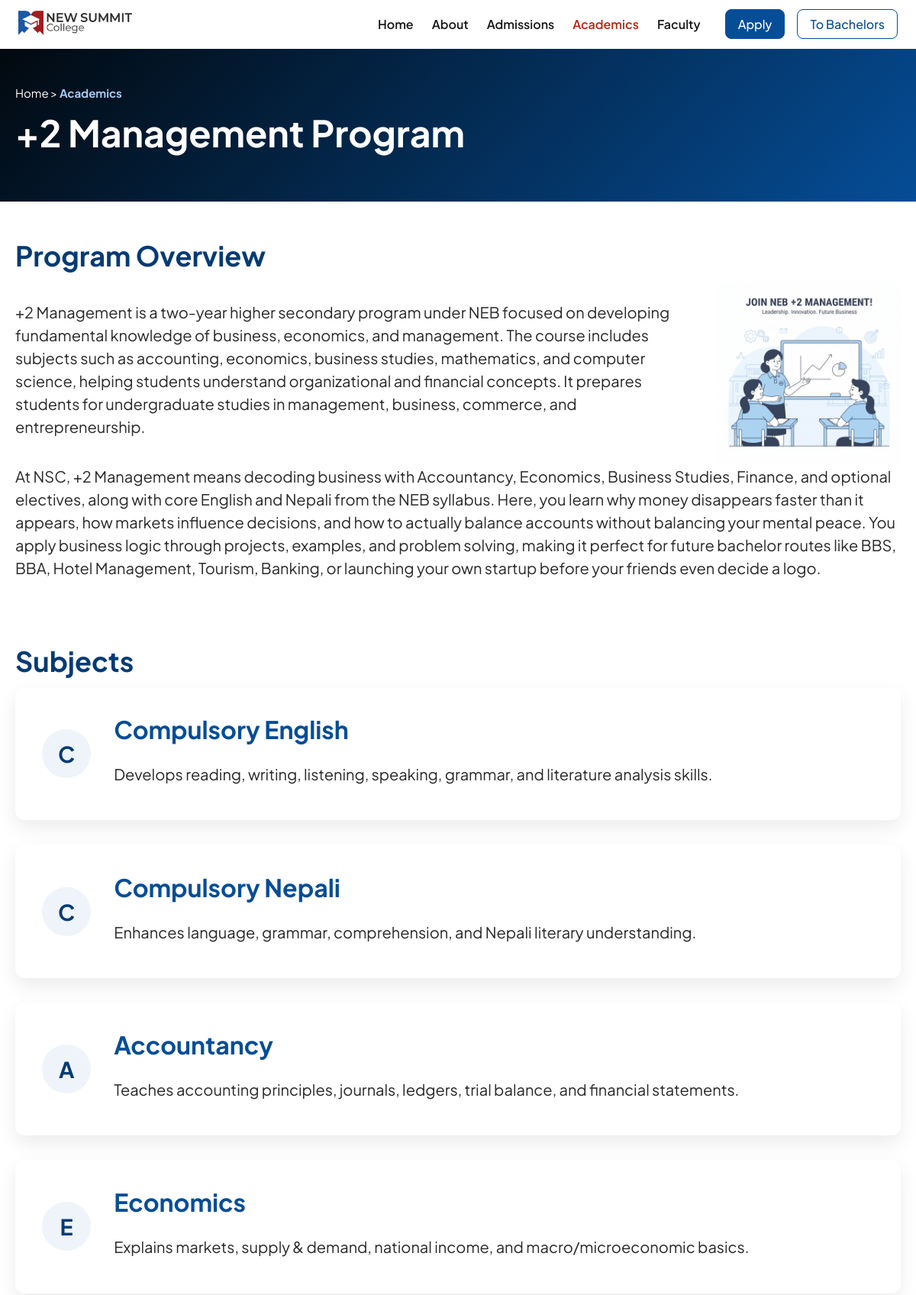
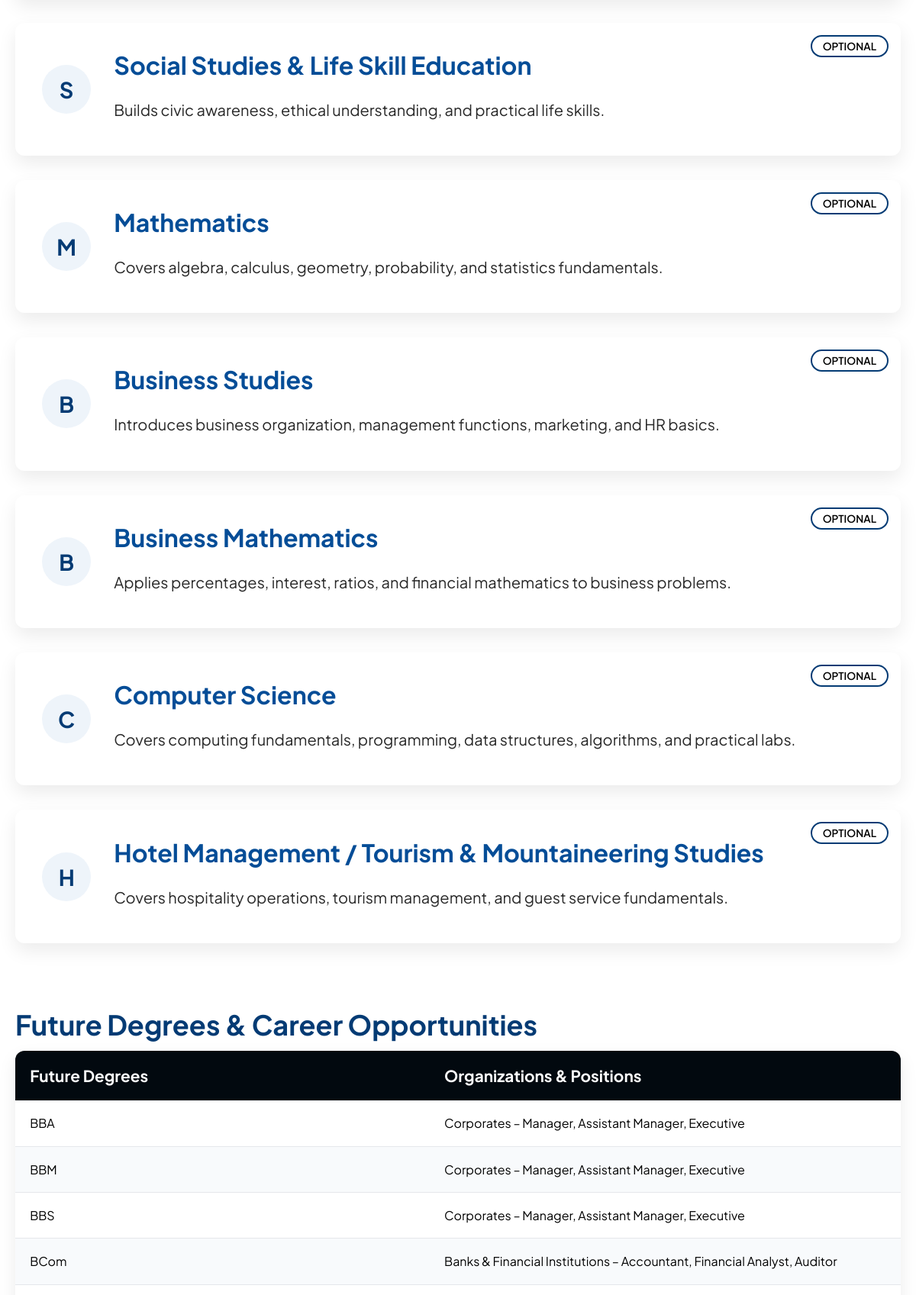
The page /academics/management/ (upper part) on the database its author committed (2 pictures, top to bottom).
### main/models.py (models this page shows, shortened)
class Academics(models.Model):
    PROGRAM_LEVEL = [
        ('plus2', '+2 (NEB)'),
        ('bachelors', 'Bachelors'),
    ]
    PROGRAM_CHOICES = [
        ('science', 'Science'),
        ('management', 'Management'),
        ('law', 'Law'),
        ('csit', 'BSc CSIT'),
        ('bca', 'BCA'),
        ('bbm', 'BBM'),
        ('bbs', 'BBS'),
    ]
    program_key = models.CharField(max_length=15, choices=PROGRAM_CHOICES, unique=True)
    title = models.CharField(max_length=150)
    description = models.TextField()
    image = models.ImageField(upload_to='academics', blank=True, null=True)
    level = models.CharField(max_length=12, choices=PROGRAM_LEVEL)
    overview = models.TextField(null=True, blank=True)
    criteria = models.TextField(null=True, blank=True)
    def get_absolute_url(self):
        return reverse('academics', kwargs={'pk': self.program_key})

class SubjectPlus2(models.Model):
    program = models.ForeignKey(Academics, on_delete=models.CASCADE, related_name="plus2_subjects")
    name = models.CharField(max_length=150)
    description = models.TextField()
    optional = models.BooleanField(default=False)

class CareerPlus2(models.Model):
    program = models.ForeignKey(Academics, on_delete=models.CASCADE, related_name="plus2_careers")
    degree = models.CharField(max_length=150)
    careers = models.TextField()

### main/views.py (the view, shortened to what this page needs)
# urls.py: path('academics/<str:pk>/', views.academics, name='academics'),
def academics(request, pk):
    program = get_object_or_404(Academics, program_key=pk)
    if program.level == "plus2":
        core_subjects = SubjectPlus2.objects.filter(program=program, optional=False)
        optional_subjects = SubjectPlus2.objects.filter(program=program, optional=True)
        careers = CareerPlus2.objects.filter(program=program)
        program.criteria = program.criteria.split('\n') if program.criteria else []
        context = {
            "plus2": True,
            "program": program,
            "core_subjects": core_subjects,
            "optional_subjects": optional_subjects,
            "careers": careers,
        }
        return render(request, "main/plus2academics.html", context)

### main/context_processors.py (called while the page is built)
def academic_program(request):
    plus_programs = Academics.objects.filter(level="plus2").order_by(
    Case(
        When(program_key="science", then=0),
        When(program_key="management", then=1),
        default=2,
        output_field=IntegerField()
    ),
    "title"
    )
    bachelors_programs = Academics.objects.filter(level="bachelors").order_by(
        Case(
            When(program_key="csit", then=0),
            When(program_key="bca", then=1),
            default=2,
            output_field=IntegerField()
        ),
        "title"
    )
    return {'plus2_programs': plus_programs, 'bachelors_programs': bachelors_programs}

### main/templates/main/plus2academics.html (shortened to what this page needs)
{% extends 'main.html' %}
{% load static %}
{% block extra_css %}
<link rel="stylesheet" href="{% static 'styles/academics.css' %}" />
{% endblock %}
{% block content %}
<section class="section_100 section-top">
    <div class="section_1260">
        <p><a href="{% url 'plus2' %}">Home</a> > <strong>Academics</strong></p>
        <h1>+2 {{ program.title }} Program</h1>
    </div>
</section>
<div class="container section_1260">
    <section id="overview" class="section-m-b">
        <h2>Program Overview</h2>
        <div class="overview-container">
            <div class="content">
                <p>{{ program.overview }}</p>
            </div>
            <div class="image">
                <img src="{{ program.image.url }}" alt="">
            </div>
        </div>
        <p>{{ program.description }}</p>
    </section>
    <section id="subjects" class="section-m-b">
        <h2>Subjects</h2>
        <div class="subject-list">
            {% for subject in core_subjects %}
            <div class="subject-item">
                <div class="subject-icon">{{ subject.name|slice:":1"|upper }}</div>
                <div>
                    <h3>{{ subject.name }}</h3>
                    <p>{{ subject.description }}</p>
                </div>
            </div>
            {% endfor %}
            {% for subject in optional_subjects %}
            <div class="subject-item">
                <div class="subject-icon">{{ subject.name|slice:":1"|upper }}</div>
                <div>
                    <h3>{{ subject.name }}</h3>
                    <small>OPTIONAL</small>
                    <p>{{ subject.description }}</p>
                </div>
            </div>
            {% endfor %}
        </div>
    </section>
    <section id="career" class="section-m-b">
        <h2>Future Degrees & Career Opportunities</h2>
        <div class="career-table">
            <table>
                <thead>
                    <tr>
                        <th>Future Degrees</th>
                        <th>Organizations & Positions</th>
                    </tr>
                </thead>
                <tbody>
                    {% for career in careers %}
                    <tr>
                        <td>{{ career.degree }}</td>
                        <td>{{ career.careers }}</td>
                    </tr>
                    {% endfor %}
                </tbody>
            </table>
        </div>
    </section>
</div>
{% endblock %}

### static/styles/main.css (style rules this page uses)
:root { --logo-red: #8A1204; --logo-blue: #054D97; --white: #fff; --black: #000; --dark-font: #181818; --gray-font: #282828; --light-font: #383838; --lightest-font: #666; --inverse-font: #ffffff; --blue: #043B74; --red: #5A0C02; --sky-blue: #5AA3FF; --light-blue: #054D97; --light-red: #B72410; --darkest-blue: #02090F; --darkest-red: #120201; --lightest-blue: #A8C9F0; --lightest-red: #F0B4AF; --black-bg: #101010; --light-gray-bg: #f7f9fc; }
* { margin: 0; padding: 0; font-family: "PlusJakartaSans"; box-sizing: border-box; }
html { scroll-behavior: smooth; }
html, body { overflow-x: hidden; }
a { text-decoration: none; }
section { scroll-margin-top: 72px; }
.section_100 { width: 100%; }
.section_1260 { max-width: 1260px; margin: 0 auto; padding: 0 20px; }
.section-m-b { margin-bottom: clamp(2.25rem, 7vw, 6.5rem); }

### static/styles/academics.css (style rules this page uses)
.section-top { background: linear-gradient(135deg, var(--darkest-blue), var(--light-blue)); padding: clamp(2rem,4vw,5rem) 0; color: var(--inverse-font); margin-bottom: clamp(2rem,4vw,5rem); }
.section-top h1 { font-size: clamp(2rem, 4vw, 3rem); margin-bottom: clamp(0.5rem, 1vw, 1rem); }
.section-top p { font-size: clamp(0.9rem, 1.25vw, 1.5rem); margin-bottom: clamp(0.5rem, 1vw, 1rem); }
.section-top a { color: var(--inverse-font); }
.section-top strong { color: var(--lightest-blue); }
.overview-container { display: flex; align-items: center; gap: clamp(12px, 3vw, 24px); width: 100%; }
.overview-container .content { flex: 1; font-size: clamp(13px, 2.6vw, 16px); }
.overview-container .image { width: clamp(96px, 40vw, 240px); display: flex; justify-content: center; align-items: center; flex-shrink: 0; }
.overview-container .image img { width: 100%; max-width: 240px; height: auto; display: block; }
.container { padding-bottom: clamp(2.25rem, 7vw, 6.5rem); }
.container h2, h3 { margin-bottom: clamp(0.5rem, 1vw, 1rem); }
.container h2 { color: var(--blue); font-size: clamp(1.75rem, 3vw, 2.5rem); margin-bottom: clamp(6px, 1.5vw, 12px); }
.container h3 { color: var(--light-blue); font-size: clamp(1.5rem, 3vw, 2rem); margin-bottom: clamp(1rem, 2vw, 1.5rem); }
.container p { color: var(--gray-font); font-size: clamp(14px, 2.5vw, 1.25rem); line-height: 1.5; margin-bottom: clamp(6px, 1.8vw, 10px); }
.career-table { background: var(--white); border-radius: clamp(0.6rem, 1vw, 1rem); overflow: hidden; box-shadow: 0 10px 25px rgba(0,0,0,0.08); }
.career-table table { width: 100%; border-collapse: collapse; }
.career-table th { background: var(--darkest-blue); color: var(--inverse-font); text-align: left; padding: clamp(0.9rem, 1.8vw, 1.2rem); font-size: clamp(1.1rem, 2vw, 1.3rem); }
.career-table td { padding: clamp(0.9rem, 1.8vw, 1.2rem); border-bottom: 1px solid #e5e7eb; vertical-align: top; }
.career-table tr:nth-child(even) td { background: #f8fafc; }
.subject-list { display: flex; flex-direction: column; gap: clamp(1.2rem, 3vw, 2rem); }
.subject-item { position: relative; background: var(--white); padding: clamp(1.4rem, 3vw, 2.2rem); border-radius: clamp(0.6rem, 1vw, 1rem); box-shadow: 0 10px 25px rgba(0,0,0,0.08); display: flex; gap: clamp(1rem, 2.5vw, 2rem); align-items: center; transition: transform 0.3s ease, box-shadow 0.3s ease; }
.subject-icon { min-width: clamp(48px, 6vw, 64px); height: clamp(48px, 6vw, 64px); border-radius: 50%; background: #eef4fa; display: flex; align-items: center; justify-content: center; font-size: clamp(1.4rem, 3vw, 1.8rem); font-weight: bold; color: var(--blue); }
.subject-item small { position: absolute; top: clamp(0.6rem, 2vw, 1rem); right: clamp(0.6rem, 2vw, 1rem); font-size: clamp(0.6rem, 2vw, 0.85rem); padding: clamp(2px, 1vw, 4px) clamp(8px, 2vw, 14px); border: 2px solid var(--blue); border-radius: 50px; background: transparent; font-weight: 600; text-transform: uppercase; white-space: nowrap; }

### rows shown on the page
Academics: title "Management", overview "+2 Management is a two-year higher secondary program under NEB focused on developing fundamental knowledge of business, economics, and management. The course includes subjects such as accounting, economics, business studies, mathematics, and computer science, helping students understand organizational and financial concepts. It prepares students for undergraduate studies in management, business, commerce, and entrepreneurship.", image (picture), description "At NSC, +2 Management means decoding business with Accountancy, Economics, Business Studies, Finance, and optional electives, along with core English and Nepali from the NEB syllabus. Here, you learn why money disappears faster than it appears, how markets influence decisions, and how to actually balance accounts without balancing your mental peace. You apply business logic through projects, examples, and problem solving, making it perfect for future bachelor routes like BBS, BBA, Hotel Management, Tourism, Banking, or launching your own startup before your friends even decide a logo."
SubjectPlus2: name "C", name "Compulsory English", description "Develops reading, writing, listening, speaking, grammar, and literature analysis skills."
SubjectPlus2: name "C", name "Compulsory Nepali", description "Enhances language, grammar, comprehension, and Nepali literary understanding."
SubjectPlus2: name "A", name "Accountancy", description "Teaches accounting principles, journals, ledgers, trial balance, and financial statements."
SubjectPlus2: name "E", name "Economics", description "Explains markets, supply & demand, national income, and macro/microeconomic basics."
SubjectPlus2: name "S", name "Social Studies & Life Skill Education", description "Builds civic awareness, ethical understanding, and practical life skills."
SubjectPlus2: name "M", name "Mathematics", description "Covers algebra, calculus, geometry, probability, and statistics fundamentals."
SubjectPlus2: name "B", name "Business Studies", description "Introduces business organization, management functions, marketing, and HR basics."
SubjectPlus2: name "B", name "Business Mathematics", description "Applies percentages, interest, ratios, and financial mathematics to business problems."
SubjectPlus2: name "C", name "Computer Science", description "Covers computing fundamentals, programming, data structures, algorithms, and practical labs."
SubjectPlus2: name "H", name "Hotel Management / Tourism & Mountaineering Studies", description "Covers hospitality operations, tourism management, and guest service fundamentals."
CareerPlus2: degree "BBA", careers "Corporates – Manager, Assistant Manager, Executive"
CareerPlus2: degree "BBM", careers "Corporates – Manager, Assistant Manager, Executive"
CareerPlus2: degree "BBS", careers "Corporates – Manager, Assistant Manager, Executive"
CareerPlus2: degree "BCom", careers "Banks & Financial Institutions – Accountant, Financial Analyst, Auditor"
